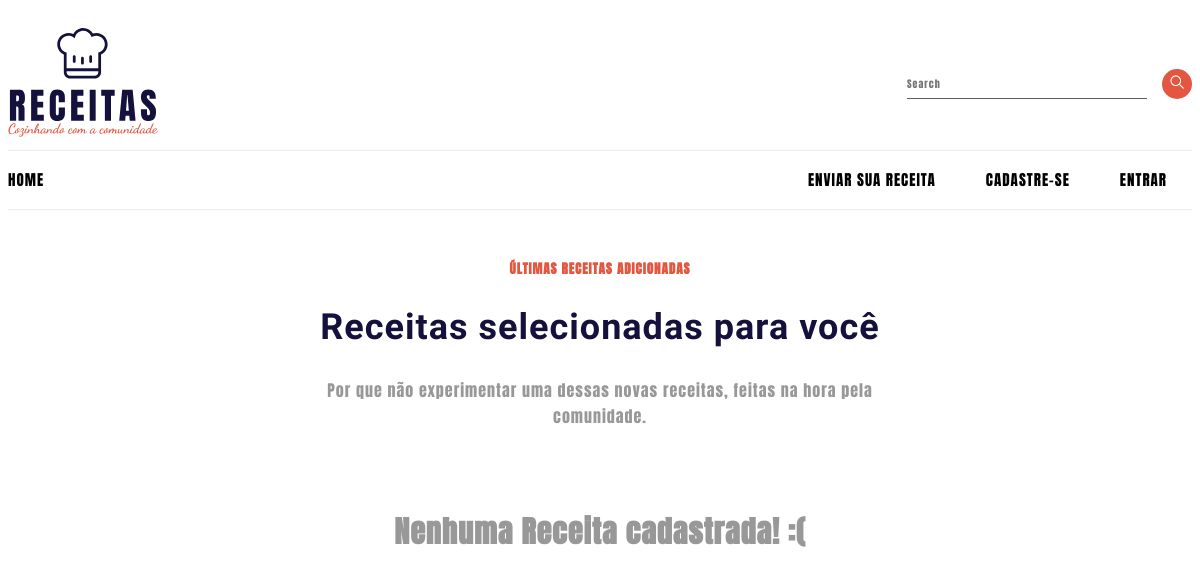
Page /categoria/massa on the earlier database version.
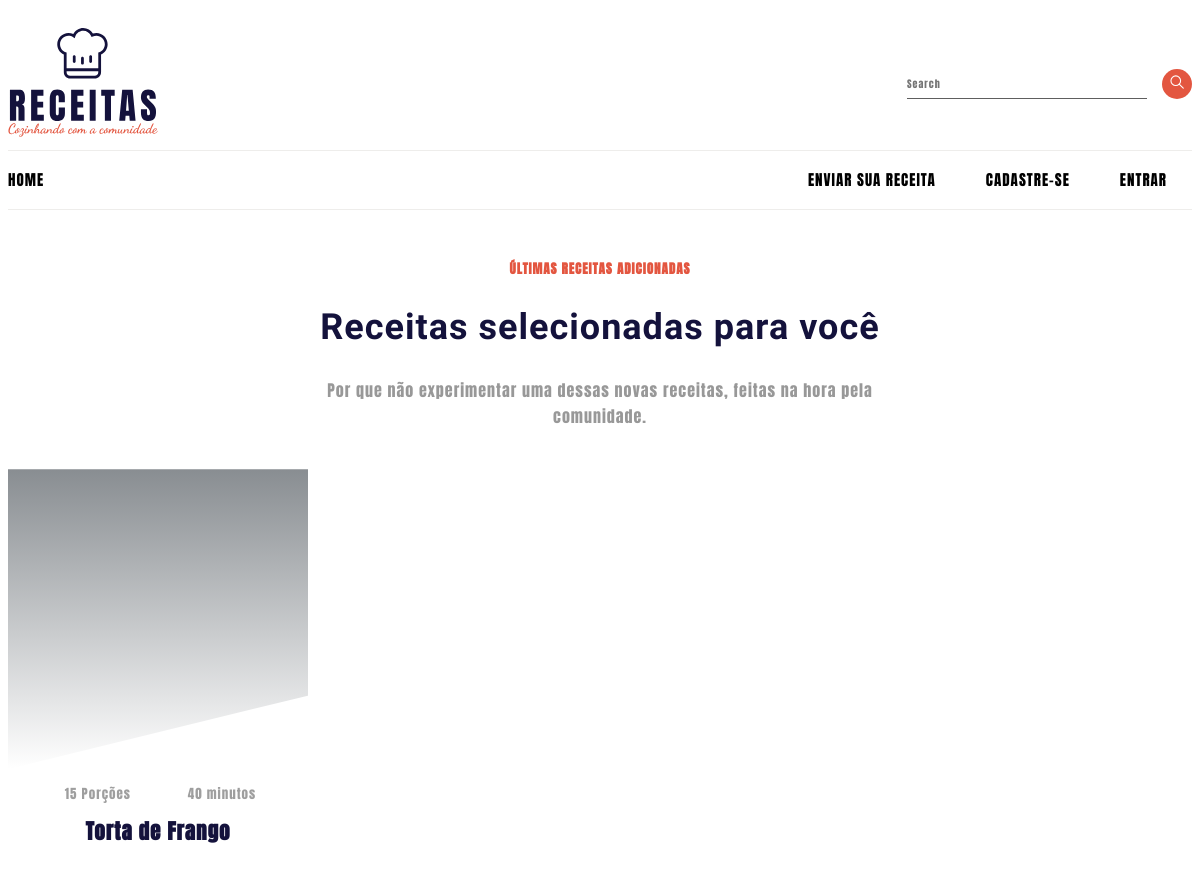
Same page on the later database version.
### receitas/models.py (models this page shows, shortened)
class Receita(models.Model):
  pessoa = models.ForeignKey(User, on_delete = models.CASCADE)
  nome = models.CharField(max_length = 200)
  ingredientes = models.TextField()
  modo_preparo = models.TextField()
  tempo_preparo = models.IntegerField()
  rendimento = models.IntegerField()
  categoria = models.CharField(max_length = 100)
  data_receita = models.DateTimeField(default = datetime.now, blank = True)
  foto = models.ImageField(upload_to = 'fotos/%d/%m/%Y', blank = True)
  publicado = models.BooleanField(default = False)

### receitas/views.py (the view)
# urls.py: path('categoria/<slug:categoria>', views.categoria, name = 'categoria'),
def categoria(request, categoria):
  lista_categoria = Receita.objects.order_by('-data_receita').filter(publicado=True).filter(categoria = categoria)
  categoria_a_exibir = { 'receitas': lista_categoria }
  return render(request, 'categoria.html', categoria_a_exibir)

### templates/categoria.html (shortened to what this page needs)
{% extends 'base.html' %}
{% load static %}
{% block content %}
{% include 'partials/_menu.html' %}
<main>
  <header class="box__header">
    <h6>Últimas receitas adicionadas</h6>
    <h2>Receitas selecionadas para você</h2>
    <h5>Por que não experimentar uma dessas novas receitas, feitas na hora pela comunidade.</h5>
  </header>
  <div class="box__container">
    {% if receitas %}
    {% for receita in receitas %}
    <article class="recipe">
      <header class="header__recipe">
        {% if receita.foto == '' %}
        <a><span class="thumbnail__recipe size__medium"
            style="background-image: url('{% static 'Image/receita_sem_imagem.png' %}');"></span></a>
        {% else %}
        <a><span class="thumbnail__recipe size__medium"
            style="background-image: url('{{ receita.foto.url }}');"></span></a>
        {% endif %}
      </header>
      <div class="recipe__content">
        <footer class="recipe__footer">
          <div class="recipe__portions">
            <span>{{ receita.rendimento }} Porções</span>
          </div>
          <div class="recipe__cooking_time">
            <span>{{ receita.tempo_preparo }} minutos</span>
          </div>
        </footer>
        <h3 class="recipe__title">
          <a href="{% url 'receita' receita.id %}">{{ receita.nome }}</a>
        </h3>
      </div>
    </article>
    {% endfor %}
    {% else %}
    <h2 class="sem__receita">Nenhuma Receita cadastrada! :(</h2>
    {% endif %}
  </div>
</main>
{% endblock %}

Differences in the rows shown:
added Receita: rendimento "15", tempo_preparo "40", nome "Torta de Frango"
Other differences:
text no longer shown: "Nenhuma Receita cadastrada! :("
